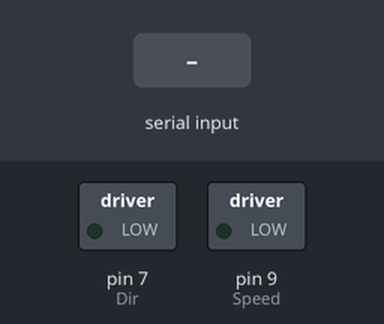
Bench run of a sketch on a simulated Arduino Uno, built with avr-gcc and run on an emulated ATmega328P. Shown: switched loads named in the sketch (green lamp = pin HIGH). The inputs (shaded band) are chosen by the test bench.

Above: at 1.2 s.
1.3 s: "90,45\n" received over Serial
At 2.45 s:
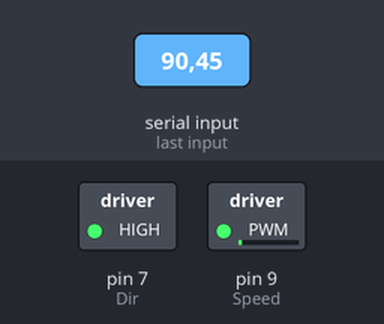
At 3.05 s:
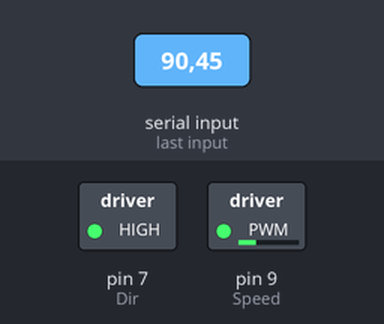
4.3 s: "1\n" received over Serial
At 11.8 s:
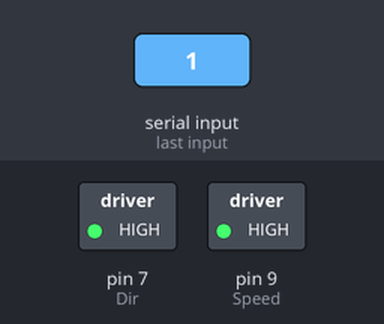
Timing chart, 0 to 13.3 s (numbered marks = the images above; inputs shaded):
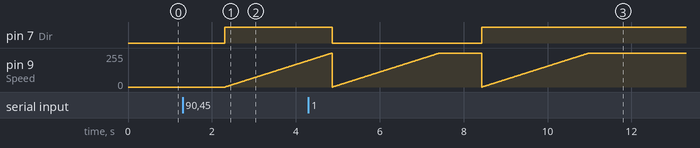

Measured:
- after the input at 1.3 s, pin 7 (Dir): LOW → HIGH after 1.0 s; pin 9 (Speed): moves from 0/255 to 199/255 over 2.0 s, starting after 1.0 s
- after the input at 4.3 s, pin 7 (Dir): HIGH → LOW after 0.57 s, → HIGH 3.6 s later

The sketch:

arduino.ino
```cpp
#define Speed  9
 int Dir = 7;


void motorControl(){
  if (Serial.available() > 0) {
    int input = Serial.parseInt();

    if (input == 0) {
      rotateforward();
    } else if (input == 1) {
      rotatebackward();
    }
  }
}
void rotateforward() {
  for (int speed = 0; speed <= 255; speed++) {
    analogWrite(Speed, speed);
    digitalWrite(Dir, HIGH);
    delay(10);
  }
}

void rotatebackward() {
  for (int speed = 0; speed <= 255; speed++) {
    analogWrite(Speed, speed);
    digitalWrite(Dir, LOW);
    delay(10);
  }
}


void setup() {
  Serial.begin(9600);
  pinMode(Speed, OUTPUT);
  pinMode(Dir, OUTPUT);
}

void loop() {
  motorControl();
}
```
